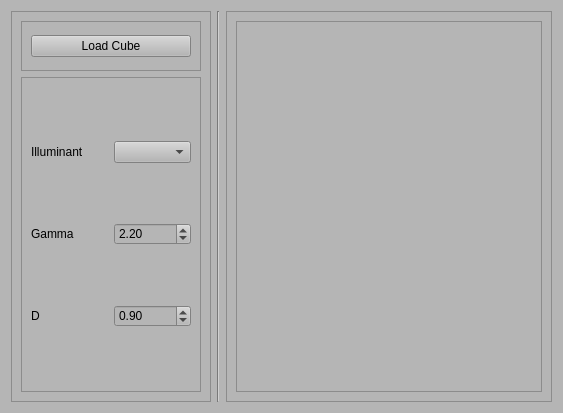
<?xml version="1.0" encoding="UTF-8"?>
<ui version="4.0">
 <class>IlluminationWidget</class>
 <widget class="QWidget" name="IlluminationWidget">
  <property name="geometry">
   <rect>
    <x>0</x>
    <y>0</y>
    <width>563</width>
    <height>413</height>
   </rect>
  </property>
  <property name="windowTitle">
   <string>Form</string>
  </property>
  <property name="styleSheet">
   <string notr="true">background-color: rgb(181, 181, 181);</string>
  </property>
  <layout class="QGridLayout" name="gridLayout">
   <item row="0" column="1">
    <widget class="Line" name="line">
     <property name="orientation">
      <enum>Qt::Vertical</enum>
     </property>
    </widget>
   </item>
   <item row="0" column="0">
    <widget class="QFrame" name="frame_options">
     <property name="minimumSize">
      <size>
       <width>0</width>
       <height>0</height>
      </size>
     </property>
     <property name="maximumSize">
      <size>
       <width>200</width>
       <height>16777215</height>
      </size>
     </property>
     <property name="frameShape">
      <enum>QFrame::StyledPanel</enum>
     </property>
     <property name="frameShadow">
      <enum>QFrame::Raised</enum>
     </property>
     <layout class="QVBoxLayout" name="verticalLayout">
      <item>
       <widget class="QFrame" name="frame_Load">
        <property name="maximumSize">
         <size>
          <width>16777215</width>
          <height>50</height>
         </size>
        </property>
        <property name="frameShape">
         <enum>QFrame::StyledPanel</enum>
        </property>
        <property name="frameShadow">
         <enum>QFrame::Raised</enum>
        </property>
        <layout class="QGridLayout" name="gridLayout_5">
         <item row="0" column="0">
          <widget class="QPushButton" name="load_btn">
           <property name="minimumSize">
            <size>
             <width>90</width>
             <height>0</height>
            </size>
           </property>
           <property name="text">
            <string>Load Cube</string>
           </property>
          </widget>
         </item>
        </layout>
       </widget>
      </item>
      <item>
       <widget class="QFrame" name="frame_vars">
        <property name="frameShape">
         <enum>QFrame::StyledPanel</enum>
        </property>
        <property name="frameShadow">
         <enum>QFrame::Raised</enum>
        </property>
        <layout class="QGridLayout" name="gridLayout_4">
         <item row="3" column="1">
          <widget class="QDoubleSpinBox" name="doubleSpinBox_Gamma">
           <property name="decimals">
            <number>2</number>
           </property>
           <property name="singleStep">
            <double>0.010000000000000</double>
           </property>
           <property name="value">
            <double>2.200000000000000</double>
           </property>
          </widget>
         </item>
         <item row="3" column="0">
          <widget class="QLabel" name="label_Gamma">
           <property name="text">
            <string>Gamma</string>
           </property>
          </widget>
         </item>
         <item row="0" column="0">
          <widget class="QLabel" name="label_Illuminant">
           <property name="text">
            <string>Illuminant</string>
           </property>
          </widget>
         </item>
         <item row="0" column="1">
          <widget class="QComboBox" name="comboBox_Illuminant"/>
         </item>
         <item row="4" column="0">
          <widget class="QLabel" name="label_D">
           <property name="text">
            <string>D</string>
           </property>
          </widget>
         </item>
         <item row="4" column="1">
          <widget class="QDoubleSpinBox" name="doubleSpinBox">
           <property name="maximum">
            <double>1.000000000000000</double>
           </property>
           <property name="singleStep">
            <double>0.010000000000000</double>
           </property>
           <property name="value">
            <double>0.900000000000000</double>
           </property>
          </widget>
         </item>
        </layout>
       </widget>
      </item>
     </layout>
    </widget>
   </item>
   <item row="0" column="2">
    <widget class="QFrame" name="frame_viewer_parent">
     <property name="minimumSize">
      <size>
       <width>100</width>
       <height>0</height>
      </size>
     </property>
     <property name="frameShape">
      <enum>QFrame::StyledPanel</enum>
     </property>
     <property name="frameShadow">
      <enum>QFrame::Raised</enum>
     </property>
     <layout class="QHBoxLayout" name="horizontalLayout">
      <item>
       <widget class="QFrame" name="frame_viewer">
        <property name="frameShape">
         <enum>QFrame::StyledPanel</enum>
        </property>
        <property name="frameShadow">
         <enum>QFrame::Raised</enum>
        </property>
       </widget>
      </item>
     </layout>
    </widget>
   </item>
  </layout>
 </widget>
 <resources/>
 <connections/>
</ui>
